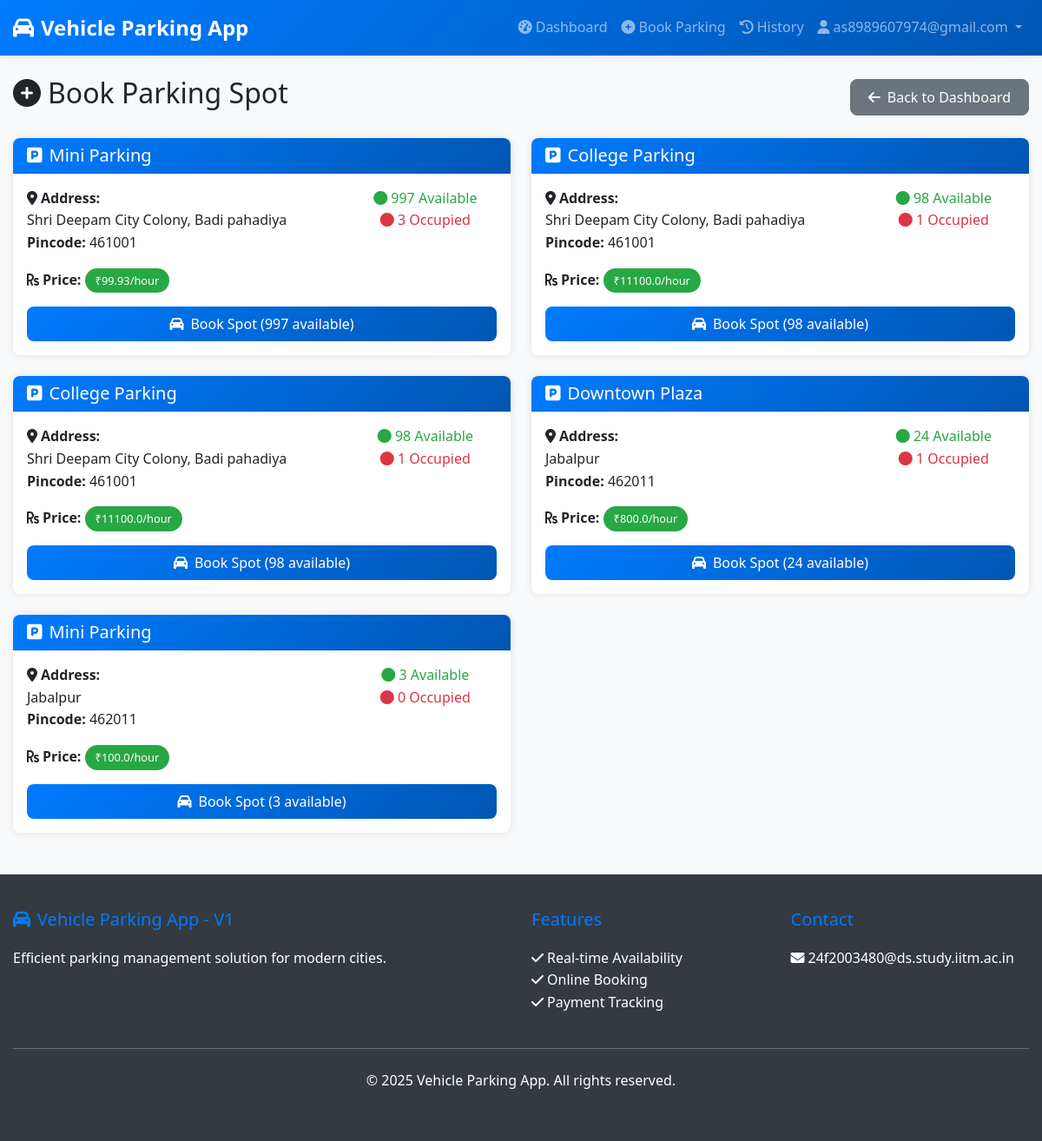
Before: /user/book-parking (signed in) with the older database file.
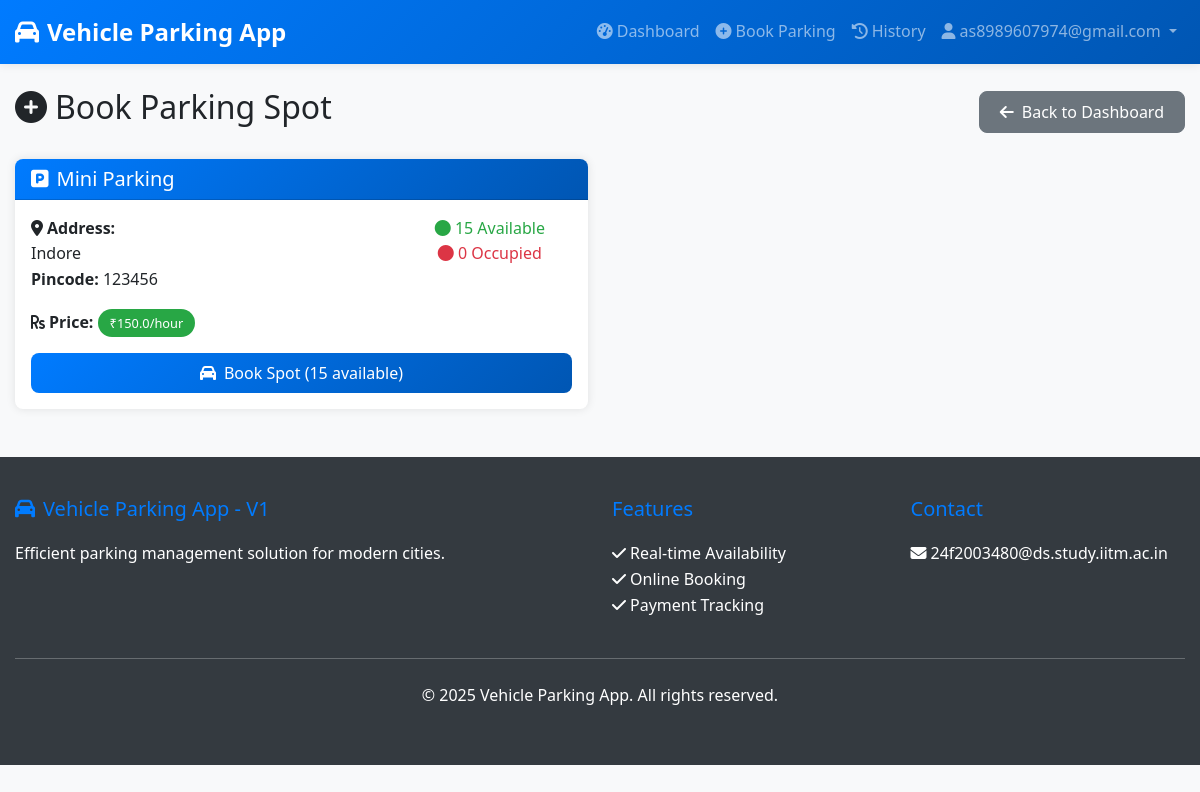
After: the same page with the newer database file.
### models/parking_lot.py (models this page shows, shortened)
class ParkingLotModel(db.Model):
    __tablename__ = 'parking_lots'
    id = db.Column(db.Integer, primary_key=True)
    name = db.Column(db.String(100), nullable=False)
    address = db.Column(db.Text, nullable=False)
    pincode = db.Column(db.String(10), nullable=False)
    price_per_hour = db.Column(db.Float, nullable=False)
    max_spots = db.Column(db.Integer, nullable=False)
    created_at = db.Column(db.DateTime, default=datetime.utcnow)
    is_active = db.Column(db.Boolean, default=True)
    spots = db.relationship('ParkingSpotModel', backref='parking_lot', lazy=True, cascade='all, delete-orphan')
    def get_available_spots_count(self):
        return len([spot for spot in self.spots if spot.is_available])
    def get_occupied_spots_count(self):
        return len([spot for spot in self.spots if not spot.is_available])

### models/parking_spot.py (models this page shows, shortened)
class ParkingSpotModel(db.Model):
    __tablename__ = 'parking_spots'
    id = db.Column(db.Integer, primary_key=True)
    spot_number = db.Column(db.String(10), nullable=False)
    parking_lot_id = db.Column(db.Integer, db.ForeignKey('parking_lots.id'), nullable=False)
    is_available = db.Column(db.Boolean, default=True)
    created_at = db.Column(db.DateTime, default=datetime.utcnow)
    reservations = db.relationship('ReservationModel', backref='parking_spot', lazy=True)

### routes/user_routes.py (the view)
    def decorated_function(*args, **kwargs):
        if not session.get('user_id') or session.get('is_admin'):
            flash('User access required', 'error')
            return redirect(url_for('auth.login'))
        return f(*args, **kwargs)

### routes/user_routes.py (called while the page is built)
def user_required(f):
    def decorated_function(*args, **kwargs):
        if not session.get('user_id') or session.get('is_admin'):
            flash('User access required', 'error')
            return redirect(url_for('auth.login'))
        return f(*args, **kwargs)
    decorated_function.__name__ = f.__name__
    return decorated_function

@user_bp.route('/book-parking')
@user_required
def book_parking():
    lots = ParkingLotModel.query.filter_by(is_active=True).all()
    return render_template('user/book_parking.html', lots=lots)

### templates/user/book_parking.html (shortened to what this page needs)
{% extends "base.html" %}
{% block content %}
<div class="container py-4">
    <div class="d-flex justify-content-between align-items-center mb-4">
        <h2><i class="fas fa-plus-circle me-2"></i>Book Parking Spot</h2>
        <a href="{{ url_for('user.dashboard') }}" class="btn btn-secondary">
            <i class="fas fa-arrow-left me-2"></i>Back to Dashboard
        </a>
    </div>
    <div class="row">
        {% if lots %}
            {% for lot in lots %}
            <div class="col-md-6 mb-4">
                <div class="card h-100">
                    <div class="card-header bg-primary text-white">
                        <h5 class="mb-0"><i class="fas fa-parking me-2"></i>{{ lot.name }}</h5>
                    </div>
                    <div class="card-body">
                        <div class="row">
                            <div class="col-md-8">
                                <p>
                                    <strong><i class="fas fa-map-marker-alt me-1"></i>Address:</strong><br>
                                    {{ lot.address }}<br>
                                    <strong>Pincode:</strong> {{ lot.pincode }}
                                </p>
                                <p>
                                    <strong><i class="fas fa-rupee-sign me-1"></i>Price:</strong>
                                    <span class="badge bg-success">₹{{ lot.price_per_hour }}/hour</span>
                                </p>
                            </div>
                            <div class="col-md-4 text-center">
                                <div class="mb-2">
                                    <div class="text-success">
                                        <i class="fas fa-circle"></i> {{ lot.get_available_spots_count() }} Available
                                    </div>
                                    <div class="text-danger">
                                        <i class="fas fa-circle"></i> {{ lot.get_occupied_spots_count() }} Occupied
                                    </div>
                                </div>
                            </div>
                        </div>
                        {% if lot.get_available_spots_count() > 0 %}
                            <a href="{{ url_for('user.book_spot', lot_id=lot.id) }}" class="btn btn-primary w-100">
                                <i class="fas fa-car me-2"></i>Book Spot ({{ lot.get_available_spots_count() }} available)
                            </a>
                        {% else %}
                            <button class="btn btn-secondary w-100" disabled>
                                <i class="fas fa-times me-2"></i>No Spots Available
                            </button>
                        {% endif %}
                    </div>
                </div>
            </div>
            {% endfor %}
        {% endif %}
    </div>
</div>
{% endblock %}

Changed rows visible on the page:
removed ParkingLotModel: name "College Parking", address "Shri Deepam City Colony, Badi pahadiya", pincode "461001", price_per_hour "11100.0", get_available_spots_count "98", get_occupied_spots_count "1"
removed ParkingLotModel: name "College Parking", address "Shri Deepam City Colony, Badi pahadiya", pincode "461001", price_per_hour "11100.0", get_available_spots_count "98", get_occupied_spots_count "1"
removed ParkingLotModel: name "Downtown Plaza", address "Jabalpur", pincode "462011", price_per_hour "800.0", get_available_spots_count "24", get_occupied_spots_count "1"
removed ParkingLotModel: name "Mini Parking", address "Jabalpur", pincode "462011", price_per_hour "100.0", get_available_spots_count "3", get_occupied_spots_count "0"
changed ParkingLotModel "Mini Parking": address "Shri Deepam City Colony, Badi pahadiya" → "Indore"; pincode "461001" → "123456"; price_per_hour "99.93" → "150.0"; get_available_spots_count "997" → "15"; get_occupied_spots_count "3" → "0"
